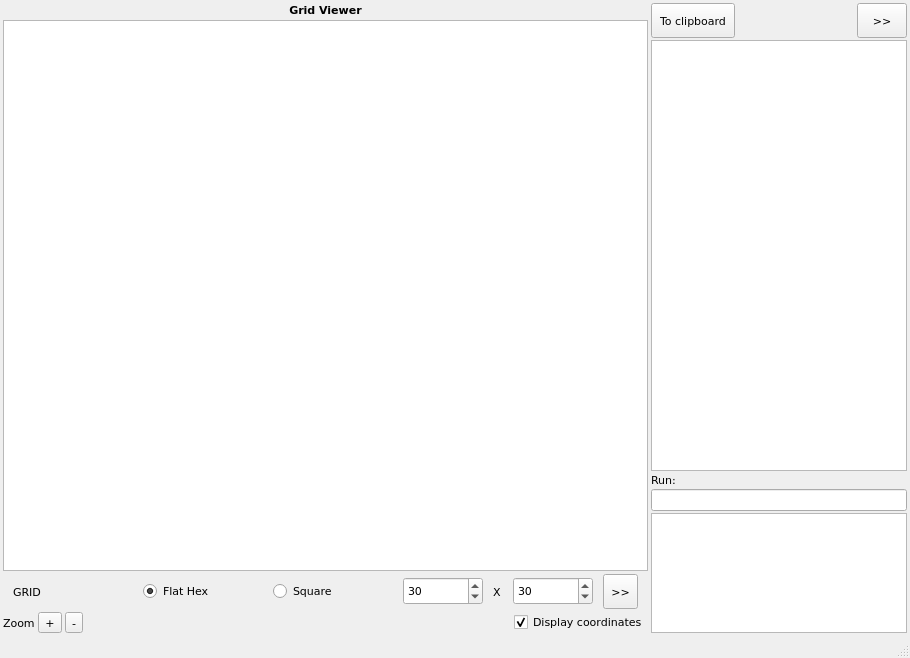
<?xml version="1.0" encoding="UTF-8"?>
<ui version="4.0">
 <class>window</class>
 <widget class="QMainWindow" name="window">
  <property name="geometry">
   <rect>
    <x>0</x>
    <y>0</y>
    <width>910</width>
    <height>658</height>
   </rect>
  </property>
  <property name="font">
   <font>
    <family>Verdana</family>
    <pointsize>8</pointsize>
   </font>
  </property>
  <property name="windowTitle">
   <string>GridViewer</string>
  </property>
  <widget class="QWidget" name="centralwidget">
   <layout class="QHBoxLayout" name="horizontalLayout" stretch="2,0">
    <property name="spacing">
     <number>3</number>
    </property>
    <property name="leftMargin">
     <number>3</number>
    </property>
    <property name="topMargin">
     <number>3</number>
    </property>
    <property name="rightMargin">
     <number>3</number>
    </property>
    <property name="bottomMargin">
     <number>3</number>
    </property>
    <item>
     <layout class="QVBoxLayout" name="verticalLayout">
      <property name="spacing">
       <number>3</number>
      </property>
      <item>
       <widget class="QLabel" name="lbl_title">
        <property name="font">
         <font>
          <weight>75</weight>
          <bold>true</bold>
         </font>
        </property>
        <property name="focusPolicy">
         <enum>Qt::StrongFocus</enum>
        </property>
        <property name="text">
         <string>Grid Viewer</string>
        </property>
        <property name="alignment">
         <set>Qt::AlignCenter</set>
        </property>
       </widget>
      </item>
      <item>
       <widget class="QGraphicsView" name="view"/>
      </item>
      <item>
       <layout class="QHBoxLayout" name="horizontalLayout_2">
        <property name="spacing">
         <number>10</number>
        </property>
        <property name="leftMargin">
         <number>10</number>
        </property>
        <property name="topMargin">
         <number>0</number>
        </property>
        <property name="rightMargin">
         <number>10</number>
        </property>
        <item>
         <widget class="QLabel" name="label">
          <property name="text">
           <string>GRID</string>
          </property>
         </widget>
        </item>
        <item>
         <widget class="QRadioButton" name="opt_hex">
          <property name="minimumSize">
           <size>
            <width>0</width>
            <height>28</height>
           </size>
          </property>
          <property name="maximumSize">
           <size>
            <width>140</width>
            <height>28</height>
           </size>
          </property>
          <property name="text">
           <string>Flat Hex</string>
          </property>
          <property name="checked">
           <bool>true</bool>
          </property>
         </widget>
        </item>
        <item>
         <widget class="QRadioButton" name="opt_square">
          <property name="minimumSize">
           <size>
            <width>0</width>
            <height>28</height>
           </size>
          </property>
          <property name="maximumSize">
           <size>
            <width>140</width>
            <height>28</height>
           </size>
          </property>
          <property name="text">
           <string>Square</string>
          </property>
         </widget>
        </item>
        <item>
         <widget class="QSpinBox" name="spb_width">
          <property name="minimumSize">
           <size>
            <width>38</width>
            <height>28</height>
           </size>
          </property>
          <property name="maximumSize">
           <size>
            <width>80</width>
            <height>28</height>
           </size>
          </property>
          <property name="minimum">
           <number>1</number>
          </property>
          <property name="maximum">
           <number>999</number>
          </property>
          <property name="value">
           <number>30</number>
          </property>
         </widget>
        </item>
        <item>
         <widget class="QLabel" name="label_2">
          <property name="minimumSize">
           <size>
            <width>10</width>
            <height>0</height>
           </size>
          </property>
          <property name="maximumSize">
           <size>
            <width>10</width>
            <height>16777215</height>
           </size>
          </property>
          <property name="text">
           <string>X</string>
          </property>
         </widget>
        </item>
        <item>
         <widget class="QSpinBox" name="spb_height">
          <property name="minimumSize">
           <size>
            <width>38</width>
            <height>28</height>
           </size>
          </property>
          <property name="maximumSize">
           <size>
            <width>80</width>
            <height>28</height>
           </size>
          </property>
          <property name="minimum">
           <number>1</number>
          </property>
          <property name="maximum">
           <number>999</number>
          </property>
          <property name="value">
           <number>30</number>
          </property>
         </widget>
        </item>
        <item>
         <widget class="QToolButton" name="btn_make">
          <property name="minimumSize">
           <size>
            <width>35</width>
            <height>35</height>
           </size>
          </property>
          <property name="text">
           <string>&gt;&gt;</string>
          </property>
         </widget>
        </item>
       </layout>
      </item>
      <item>
       <layout class="QHBoxLayout" name="horizontalLayout_4">
        <property name="topMargin">
         <number>0</number>
        </property>
        <item>
         <widget class="QLabel" name="label_3">
          <property name="text">
           <string>Zoom</string>
          </property>
         </widget>
        </item>
        <item>
         <widget class="QToolButton" name="btn_zoom_plus">
          <property name="text">
           <string>+</string>
          </property>
         </widget>
        </item>
        <item>
         <widget class="QToolButton" name="btn_zoom_minus">
          <property name="text">
           <string>-</string>
          </property>
         </widget>
        </item>
        <item>
         <spacer name="horizontalSpacer_2">
          <property name="orientation">
           <enum>Qt::Horizontal</enum>
          </property>
          <property name="sizeHint" stdset="0">
           <size>
            <width>40</width>
            <height>20</height>
           </size>
          </property>
         </spacer>
        </item>
        <item>
         <widget class="QCheckBox" name="chk_displayCoords">
          <property name="text">
           <string>Display coordinates</string>
          </property>
          <property name="checked">
           <bool>true</bool>
          </property>
         </widget>
        </item>
       </layout>
      </item>
     </layout>
    </item>
    <item>
     <layout class="QVBoxLayout" name="verticalLayout_2">
      <property name="spacing">
       <number>2</number>
      </property>
      <property name="leftMargin">
       <number>0</number>
      </property>
      <item>
       <layout class="QHBoxLayout" name="horizontalLayout_3">
        <property name="topMargin">
         <number>0</number>
        </property>
        <item>
         <widget class="QToolButton" name="btn_toClipboard">
          <property name="minimumSize">
           <size>
            <width>84</width>
            <height>35</height>
           </size>
          </property>
          <property name="maximumSize">
           <size>
            <width>84</width>
            <height>1000</height>
           </size>
          </property>
          <property name="text">
           <string>To clipboard</string>
          </property>
         </widget>
        </item>
        <item>
         <spacer name="horizontalSpacer">
          <property name="orientation">
           <enum>Qt::Horizontal</enum>
          </property>
          <property name="sizeHint" stdset="0">
           <size>
            <width>40</width>
            <height>20</height>
           </size>
          </property>
         </spacer>
        </item>
        <item>
         <widget class="QToolButton" name="btn_updateSelection">
          <property name="minimumSize">
           <size>
            <width>50</width>
            <height>35</height>
           </size>
          </property>
          <property name="maximumSize">
           <size>
            <width>50</width>
            <height>1000</height>
           </size>
          </property>
          <property name="text">
           <string>&gt;&gt;</string>
          </property>
         </widget>
        </item>
       </layout>
      </item>
      <item>
       <widget class="QTextEdit" name="txt_coords">
        <property name="minimumSize">
         <size>
          <width>183</width>
          <height>0</height>
         </size>
        </property>
       </widget>
      </item>
      <item>
       <widget class="QLabel" name="label_4">
        <property name="text">
         <string>Run:</string>
        </property>
       </widget>
      </item>
      <item>
       <widget class="QLineEdit" name="txt_stdin"/>
      </item>
      <item>
       <widget class="QTextEdit" name="txt_stdout">
        <property name="minimumSize">
         <size>
          <width>0</width>
          <height>120</height>
         </size>
        </property>
        <property name="maximumSize">
         <size>
          <width>16777215</width>
          <height>120</height>
         </size>
        </property>
       </widget>
      </item>
     </layout>
    </item>
   </layout>
  </widget>
  <widget class="QStatusBar" name="statusbar"/>
  <action name="actionQuitter">
   <property name="text">
    <string>Quitter</string>
   </property>
  </action>
 </widget>
 <resources/>
 <connections/>
</ui>
